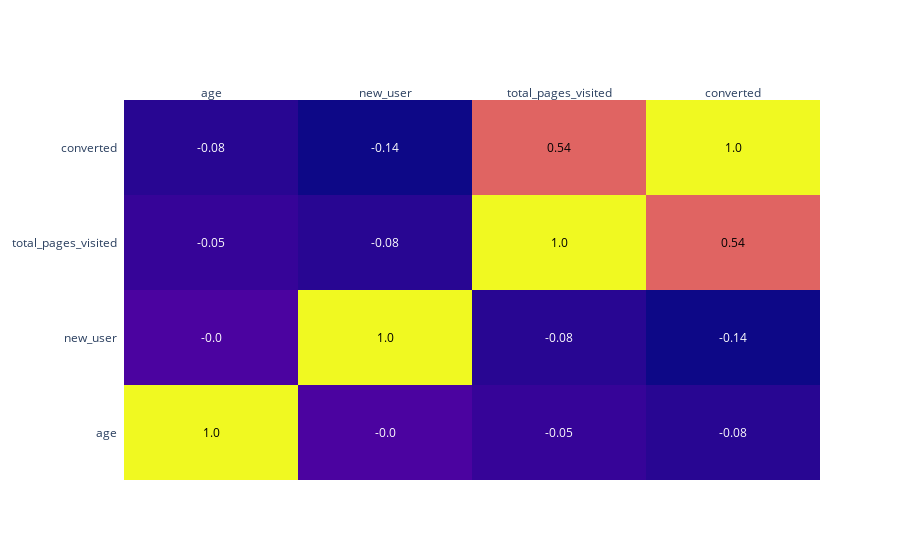

This figure's notebook cell:
### Code cell
## Correlation matrix

corr_matrix = data_sample.corr(numeric_only = True).round(2)

import plotly.figure_factory as ff

fig = ff.create_annotated_heatmap(corr_matrix.values,
                                  x = corr_matrix.columns.tolist(),
                                  y = corr_matrix.index.tolist())


fig.show()

### Figure 1 — Plotly figure (JSON) as saved in the notebook; plotly's stock layout.template omitted (floating-point values rounded to 4 significant figures)
{"data": [{"colorscale": [[0, "#0d0887"], [0.1111, "#46039f"], [0.2222, "#7201a8"], [0.3333, "#9c179e"], [0.4444, "#bd3786"], [0.5556, "#d8576b"], [0.6667, "#ed7953"], [0.7778, "#fb9f3a"], [0.8889, "#fdca26"], [1, "#f0f921"]], "reversescale": false, "showscale": false, "type": "heatmap", "x": ["age", "new_user", "total_pages_visited", "converted"], "y": ["age", "new_user", "total_pages_visited", "converted"], "z": [[1, 0, -0.05, -0.08], [0, 1, -0.08, -0.14], [-0.05, -0.08, 1, 0.54], [-0.08, -0.14, 0.54, 1]]}], "layout": {"annotations": [{"font": {"color": "#000000"}, "showarrow": false, "text": "1.0", "x": "age", "xref": "x", "y": "age", "yref": "y"}, {"font": {"color": "#FFFFFF"}, "showarrow": false, "text": "-0.0", "x": "new_user", "xref": "x", "y": "age", "yref": "y"}, {"font": {"color": "#FFFFFF"}, "showarrow": false, "text": "-0.05", "x": "total_pages_visited", "xref": "x", "y": "age", "yref": "y"}, {"font": {"color": "#FFFFFF"}, "showarrow": false, "text": "-0.08", "x": "converted", "xref": "x", "y": "age", "yref": "y"}, {"font": {"color": "#FFFFFF"}, "showarrow": false, "text": "-0.0", "x": "age", "xref": "x", "y": "new_user", "yref": "y"}, {"font": {"color": "#000000"}, "showarrow": false, "text": "1.0", "x": "new_user", "xref": "x", "y": "new_user", "yref": "y"}, {"font": {"color": "#FFFFFF"}, "showarrow": false, "text": "-0.08", "x": "total_pages_visited", "xref": "x", "y": "new_user", "yref": "y"}, {"font": {"color": "#FFFFFF"}, "showarrow": false, "text": "-0.14", "x": "converted", "xref": "x", "y": "new_user", "yref": "y"}, {"font": {"color": "#FFFFFF"}, "showarrow": false, "text": "-0.05", "x": "age", "xref": "x", "y": "total_pages_visited", "yref": "y"}, {"font": {"color": "#FFFFFF"}, "showarrow": false, "text": "-0.08", "x": "new_user", "xref": "x", "y": "total_pages_visited", "yref": "y"}, {"font": {"color": "#000000"}, "showarrow": false, "text": "1.0", "x": "total_pages_visited", "xref": "x", "y": "total_pages_visited", "yref": "y"}, {"font": {"color": "#000000"}, "showarrow": false, "text": "0.54", "x": "converted", "xref": "x", "y": "total_pages_visited", "yref": "y"}, {"font": {"color": "#FFFFFF"}, "showarrow": false, "text": "-0.08", "x": "age", "xref": "x", "y": "converted", "yref": "y"}, {"font": {"color": "#FFFFFF"}, "showarrow": false, "text": "-0.14", "x": "new_user", "xref": "x", "y": "converted", "yref": "y"}, {"font": {"color": "#000000"}, "showarrow": false, "text": "0.54", "x": "total_pages_visited", "xref": "x", "y": "converted", "yref": "y"}, {"font": {"color": "#000000"}, "showarrow": false, "text": "1.0", "x": "converted", "xref": "x", "y": "converted", "yref": "y"}], "xaxis": {"dtick": 1, "gridcolor": "rgb(0, 0, 0)", "side": "top", "ticks": ""}, "yaxis": {"dtick": 1, "ticks": "", "ticksuffix": "  "}}}
